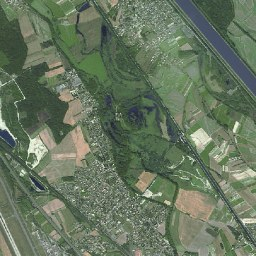
#> input picture assets/map_tiles/basel/sat/13/4267/2860.jpeg, 256 x 256 px, found by its file name
$ python download_basel_tiles.py
#> lines starting #> are read from the running program, lines starting #| are printed output that depends on the picture; pictures that were not available may be replaced by others from this repository, and a replacement may not be noted
#!/usr/bin/env python3
"""Build/verify the small, redistributable Basel offline map and aerial pack.

Requires curl and Pillow. Four concurrent downloads, with retries; reruns reuse
verified JPEGs. Runtime uses this pack independently of the disposable caches.
"""
import argparse
from concurrent.futures import ThreadPoolExecutor
from datetime import datetime, timezone
import hashlib
import json
import math
from pathlib import Path
import subprocess

from PIL import Image

BOUNDS = (7.52, 47.51, 7.67, 47.61)  # west, south, east, north; Basel and surroundings
LAYERS = {"map": "ch.swisstopo.pixelkarte-farbe", "sat": "ch.swisstopo.swissimage"}
ROOT = Path(__file__).resolve().parents[1] / "assets/map_tiles/basel"


def tiles():
    west, south, east, north = BOUNDS
    for layer in LAYERS:
        for z in range(13, 17):
            n = 1 << z
            def y(lat):
                return int((1 - math.asinh(math.tan(math.radians(lat))) / math.pi) / 2 * n)
            for x in range(int((west + 180) / 360 * n), int((east + 180) / 360 * n) + 1):
                for row in range(y(north), y(south) + 1):
                    yield f"{layer}/{z}/{x}/{row}.jpeg"


def valid(path):
    try:
        with Image.open(path) as image:
            if image.format != "JPEG" or image.size != (256, 256):
                return False
            image.load()
            return True
    except (OSError, ValueError):
        return False


def download(key):
    target = ROOT / key
    if not valid(target):
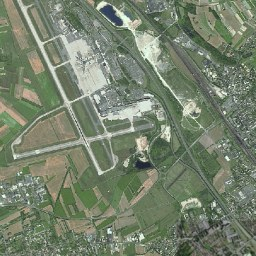
#> input picture assets/map_tiles/basel/sat/13/4267/2861.jpeg, 256 x 256 px, found by its file name
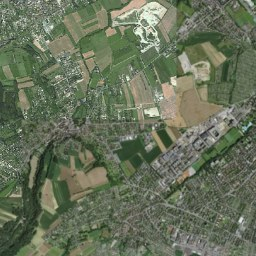
#> input picture assets/map_tiles/basel/sat/13/4267/2862.jpeg, 256 x 256 px, found by its file name
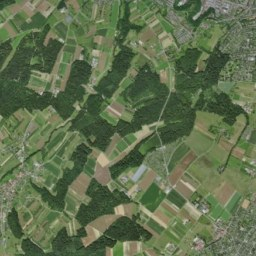
#> input picture assets/map_tiles/basel/sat/13/4267/2863.jpeg, 256 x 256 px, found by its file name
        target.parent.mkdir(parents=True, exist_ok=True)
        layer, coordinate = key.split("/", 1)
        url = f"https://wmts.geo.admin.ch/1.0.0/{LAYERS[layer]}/default/current/3857/{coordinate}"
        temporary = target.with_suffix(".part")
        subprocess.run(["curl", "-L", "--fail", "--retry", "3", "--retry-delay", "1",
                        "--connect-timeout", "10", "--max-time", "45", "-sS",
                        "--user-agent", "CellScope-phreakShow-offline-pack/1.0",
                        "-o", str(temporary), url], check=True)
        if not valid(temporary):
            raise ValueError(f"Invalid JPEG: {url}")
        temporary.replace(target)
    return key, hashlib.sha256(target.read_bytes()).hexdigest()


def main():
    parser = argparse.ArgumentParser(description=__doc__)
    parser.add_argument("--verify-only", action="store_true")
    args = parser.parse_args()
    keys = list(tiles())
    if args.verify_only:
        manifest = json.loads((ROOT / "manifest.json").read_text())
        assert set(manifest["sha256"]) == set(keys), "Incomplete tile manifest"
        for key in keys:
            assert valid(ROOT / key), f"Invalid/missing tile: {key}"
            assert hashlib.sha256((ROOT / key).read_bytes()).hexdigest() == manifest["sha256"][key], key
        print(f"Verified {len(keys)} bundled Basel tiles; no network or runtime cache used.")
        return
    hashes = {}
    with ThreadPoolExecutor(max_workers=4) as pool:
        for key, digest in pool.map(download, keys):
            hashes[key] = digest
            if len(hashes) % 100 == 0:
                print(f"Basel tiles: {len(hashes)}/{len(keys)}", flush=True)
    manifest = {
        "bounds_wgs84": BOUNDS, "min_zoom": 13, "max_zoom": 16,
        "downloaded_utc": datetime.now(timezone.utc).isoformat(),
        "attribution": "© swisstopo", "layers": LAYERS,
        "source": "https://docs.geo.admin.ch/visualize-data/xyz.html",
        "terms": "https://www.swisstopo.admin.ch/en/terms-of-use-free-geodata-and-geoservices",
        "sha256": hashes,
    }
    (ROOT / "manifest.json").write_text(json.dumps(manifest, indent=2) + "\n")
    print(f"Bundled {len(hashes)} Basel map/aerial tiles.")


if __name__ == "__main__":
#> (the run stopped early here; a loop or call above may not have finished)
